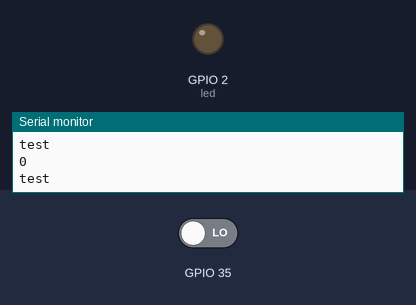
Bench run of a sketch on a simulated ESP32. Shown: output pins drawn as LEDs (lit = HIGH), the last lines printed to the serial monitor. The test bench sets the inputs (shaded band); at power-on: GPIO 35 LOW.

Above: at 1.2 s.
1.3 s: GPIO 35 driven HIGH
At 1.7 s:
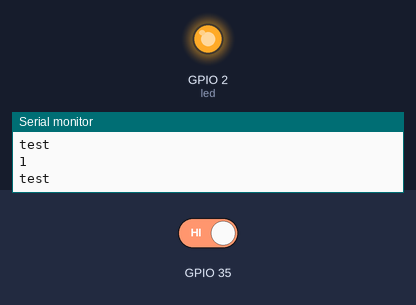
2.8 s: GPIO 35 driven LOW
At 4.0 s:
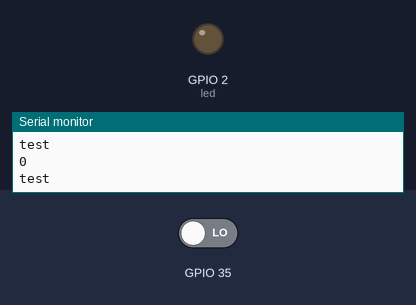
Timing chart, 0 to 5.8 s (numbered marks = the images above; inputs shaded):
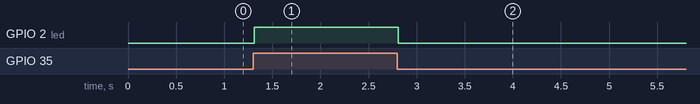

Measured:
- after the input at 1.3 s, GPIO 2 (led): LOW → HIGH at once
- after the input at 2.8 s, GPIO 2 (led): HIGH → LOW at once

The sketch:

sketch_dec01a.ino
```cpp
const int led=2;
int button =0;

void setup()
{
  Serial.begin(9600);
pinMode(led,OUTPUT);
pinMode(35,INPUT);
}

void loop() {
  Serial.println("test");

  button= digitalRead(35);
  Serial.println(button);
if(button ==HIGH)
{
  digitalWrite(led,HIGH);
}
else{
  digitalWrite(led,LOW);
}

}
```
